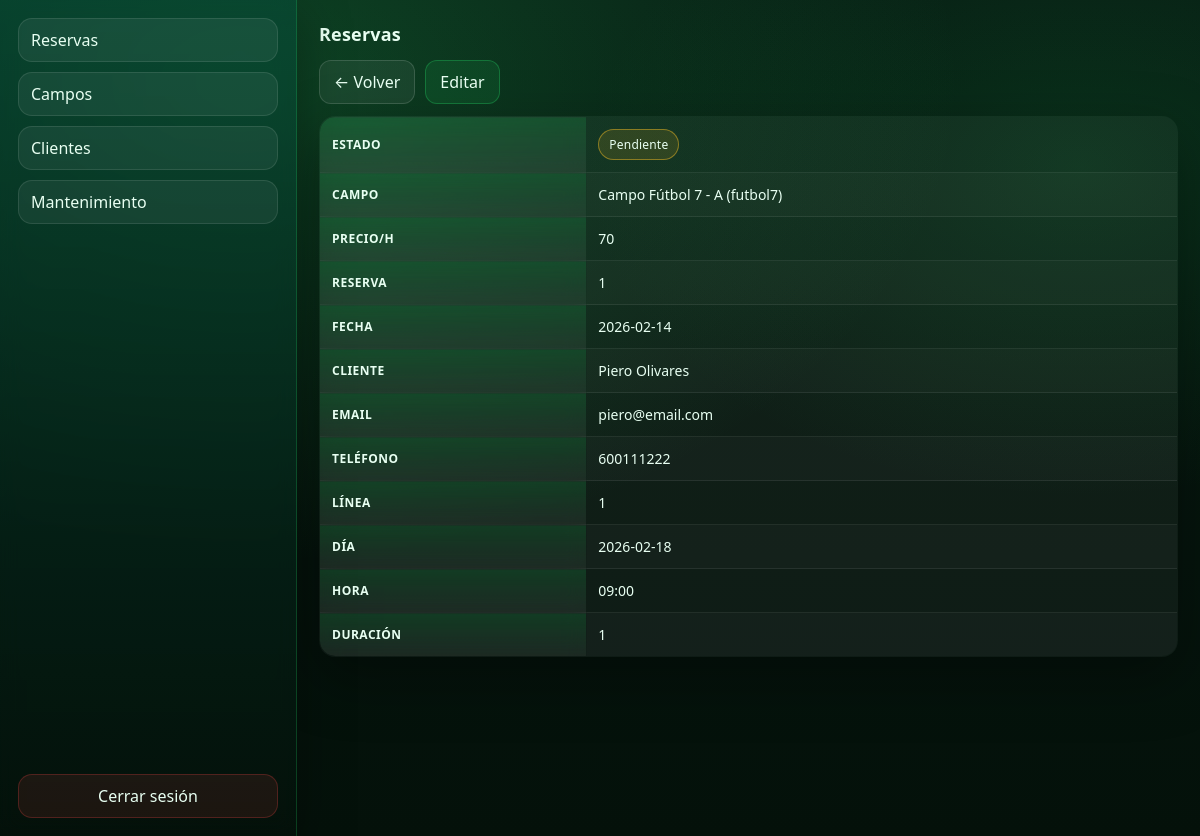
The app's page /?tabla=reserva&accion=ver&linea_id=1 (signed in) with its own data.
### tables this page shows
CREATE TABLE `lineareserva` (
  `id` int(11) NOT NULL AUTO_INCREMENT,
  `reserva_id` int(11) DEFAULT NULL,
  `campo_id` int(11) DEFAULT NULL,
  `dia` varchar(255) DEFAULT NULL,
  `hora` varchar(255) DEFAULT NULL,
  `duracion` varchar(255) DEFAULT NULL,
  PRIMARY KEY (`id`),
  KEY `fk_lineareserva_reserva` (`reserva_id`),
  KEY `fk_lineareserva_campo` (`campo_id`),
  CONSTRAINT `fk_lineareserva_campo` FOREIGN KEY (`campo_id`) REFERENCES `campo` (`id`),
  CONSTRAINT `fk_lineareserva_reserva` FOREIGN KEY (`reserva_id`) REFERENCES `reserva` (`id`)
);

CREATE TABLE `reserva` (
  `id` int(11) NOT NULL AUTO_INCREMENT,
  `fecha` varchar(255) DEFAULT NULL,
  `cliente_id` int(11) DEFAULT NULL,
  `estado` varchar(20) NOT NULL DEFAULT 'pendiente',
  PRIMARY KEY (`id`),
  KEY `fk_reserva_cliente` (`cliente_id`),
  CONSTRAINT `fk_reserva_cliente` FOREIGN KEY (`cliente_id`) REFERENCES `cliente` (`id`)
);

CREATE TABLE `campo` (
  `id` int(11) NOT NULL AUTO_INCREMENT,
  `nombre` varchar(255) DEFAULT NULL,
  `tipo` varchar(255) DEFAULT NULL,
  `descripcion` varchar(255) DEFAULT NULL,
  `precio_hora` varchar(255) DEFAULT NULL,
  `imagen` varchar(255) DEFAULT NULL,
  PRIMARY KEY (`id`)
);

CREATE TABLE `cliente` (
  `id` int(11) NOT NULL AUTO_INCREMENT,
  `nombre` varchar(255) DEFAULT NULL,
  `apellidos` varchar(255) DEFAULT NULL,
  `email` varchar(255) DEFAULT NULL,
  `telefono` varchar(255) DEFAULT NULL,
  PRIMARY KEY (`id`)
);

### inc/tabla.php (the view, shortened to what this page needs)
<?php
function e($v): string {
  return htmlspecialchars((string)$v, ENT_QUOTES | ENT_SUBSTITUTE, "UTF-8");
}
function to_int($v): int {
  return (int)($v ?? 0);
}
function estado_badge(string $estado): string {
  $estado = strtolower(trim($estado));
  if ($estado !== "confirmada" && $estado !== "cancelada") $estado = "pendiente";
  $label = $estado;
  $label = mb_strtoupper(mb_substr($label, 0, 1), "UTF-8") . mb_substr($label, 1);
  return "<span class='badge " . e($estado) . "'>" . e($label) . "</span>";
}
$TABLAS_PERMITIDAS = [
  "reserva"       => "Reservas",
  "campo"         => "Campos",
  "cliente"       => "Clientes",
  "mantenimiento" => "Mantenimiento",
];
$tabla  = $_GET["tabla"] ?? "reserva";
$accion = $_GET["accion"] ?? "";
$cn = new mysqli($DB_HOST, $DB_USER, $DB_PASS, $DB_NAME);
$cn->set_charset("utf8mb4");
$HAS_ESTADO = false;
if ($resCol = $cn->query("SHOW COLUMNS FROM reserva LIKE 'estado'")) {
  $HAS_ESTADO = ($resCol->num_rows > 0);
}
echo "<h2 style='margin:0 0 14px; font-size:18px; letter-spacing:.2px;'>" . e($TABLAS_PERMITIDAS[$tabla]) . "</h2>";
if ($tabla === "reserva" && $accion === "ver") {
  $linea_id = to_int($_GET["linea_id"] ?? 0);
  $selectEstado = $HAS_ESTADO ? "r.estado AS estado," : "'pendiente' AS estado,";
  $sql = "
    SELECT
      r.id        AS reserva_id,
      r.fecha     AS fecha,
      {$selectEstado}
      c.id        AS cliente_id,
      c.nombre    AS cliente_nombre,
      c.apellidos AS cliente_apellidos,
      c.email     AS cliente_email,
      c.telefono  AS cliente_telefono,
      lr.id       AS linea_id,
      lr.dia      AS dia,
      lr.hora     AS hora,
      lr.duracion AS duracion,
      ca.id       AS campo_id,
      ca.nombre   AS campo_nombre,
      ca.tipo     AS campo_tipo,
      ca.precio_hora AS campo_precio_hora
    FROM lineareserva lr
    LEFT JOIN reserva r ON r.id = lr.reserva_id
    LEFT JOIN cliente c ON c.id = r.cliente_id
    LEFT JOIN campo ca  ON ca.id = lr.campo_id
    WHERE lr.id = ?
    LIMIT 1
  ";
  $st = $cn->prepare($sql);
  $st->bind_param("i", $linea_id);
  $st->execute();
  $res = $st->get_result();
  $row = $res ? $res->fetch_assoc() : null;
  echo "<div style='margin:0 0 12px; display:flex; gap:10px; align-items:center;'>";
  echo "<a class='btn' href='?tabla=reserva'>← Volver</a>";
  if ($row) echo "<a class='btn primary' href='?tabla=reserva&accion=editar&linea_id=" . e($linea_id) . "'>Editar</a>";
  echo "</div>";
  $cliente = trim((string)$row["cliente_nombre"] . " " . (string)$row["cliente_apellidos"]);
  $estado  = strtolower(trim((string)($row["estado"] ?? "pendiente")));
  echo "<table>";
  echo "<tr><th>Estado</th><td>" . estado_badge($estado) . "</td></tr>";
  echo "<tr><th>Campo</th><td>" . e($row["campo_nombre"]) . " (" . e($row["campo_tipo"]) . ")</td></tr>";
  echo "<tr><th>Precio/h</th><td>" . e($row["campo_precio_hora"]) . "</td></tr>";
  echo "<tr><th>Reserva</th><td>" . e($row["reserva_id"]) . "</td></tr>";
  echo "<tr><th>Fecha</th><td>" . e($row["fecha"]) . "</td></tr>";
  echo "<tr><th>Cliente</th><td>" . e($cliente) . "</td></tr>";
  echo "<tr><th>Email</th><td>" . e($row["cliente_email"]) . "</td></tr>";
  echo "<tr><th>Teléfono</th><td>" . e($row["cliente_telefono"]) . "</td></tr>";
  echo "<tr><th>Línea</th><td>" . e($row["linea_id"]) . "</td></tr>";
  echo "<tr><th>Día</th><td>" . e($row["dia"]) . "</td></tr>";
  echo "<tr><th>Hora</th><td>" . e($row["hora"]) . "</td></tr>";
  echo "<tr><th>Duración</th><td>" . e($row["duracion"]) . "</td></tr>";
  echo "</table>";
  return;
}

### css/panel.css (style rules this page uses)
:root { --bg0: #04110a; --bg1: #071a12; --surface: rgba(255, 255, 255, .06); --border: rgba(255, 255, 255, .12); --text: #e8fff2; --accent: #22c55e; --warn: #fbbf24; --danger: #ef4444; }
html, body { height: 100%; }
body { margin: 0; display: flex; font-family: system-ui, -apple-system, Segoe UI, Roboto, sans-serif; color: var(--text); background: radial-gradient(1200px 800px at 20% 10%, rgba(34, 197, 94, .25), transparent 60%), radial-gradient(900px 600px at 90% 20%, rgba(22, 163, 74, .18), transparent 55%), linear-gradient(180deg, var(--bg1), var(--bg0)); }
.btn { padding: 10px 14px; border-radius: 12px; border: 1px solid rgba(255, 255, 255, .14); background: rgba(255, 255, 255, .06); color: var(--text); cursor: pointer; text-decoration: none; display: inline-flex; align-items: center; gap: 8px; user-select: none; }
.btn.primary { border-color: rgba(34, 197, 94, .35); background: rgba(34, 197, 94, .12); }
.badge { display: inline-flex; align-items: center; gap: 6px; padding: 6px 10px; border-radius: 999px; border: 1px solid rgba(255, 255, 255, .14); background: rgba(255, 255, 255, .06); font-size: 12px; letter-spacing: .2px; text-transform: capitalize; }
.badge.pendiente { border-color: rgba(251, 191, 36, .45); background: rgba(251, 191, 36, .12); }
main table { width: 100%; border-collapse: collapse; overflow: hidden; border-radius: 16px; background: rgba(255, 255, 255, .04); border: 1px solid rgba(255, 255, 255, .12); box-shadow: 0 20px 60px rgba(0, 0, 0, .35); }
main table th { position: sticky; top: 0; z-index: 1; text-align: left; font-size: 12px; letter-spacing: .5px; text-transform: uppercase; padding: 12px; background: linear-gradient(180deg, rgba(34, 197, 94, .18), rgba(255, 255, 255, .06)); border-bottom: 1px solid rgba(255, 255, 255, .14); backdrop-filter: blur(10px); }
main table td { padding: 12px; border-bottom: 1px solid rgba(255, 255, 255, .08); color: var(--text); font-size: 14px; max-width: 360px; word-break: break-word; }
main table tr:nth-child(even) td { background: rgba(255, 255, 255, .02); }

### records on screen
lineareserva: reserva.estado "Pendiente", campo.nombre "Campo Fútbol 7 - A", campo.tipo "futbol7", campo.precio_hora "70", reserva "1", reserva.fecha "2026-02-14", cliente.nombre+apellidos "Piero Olivares", cliente.email "piero@email.com", cliente.telefono "600111222", id "1", dia "2026-02-18", hora "09:00", duracion "1"

### other values on screen
$TABLAS_PERMITIDAS[$tabla] "Reservas"
